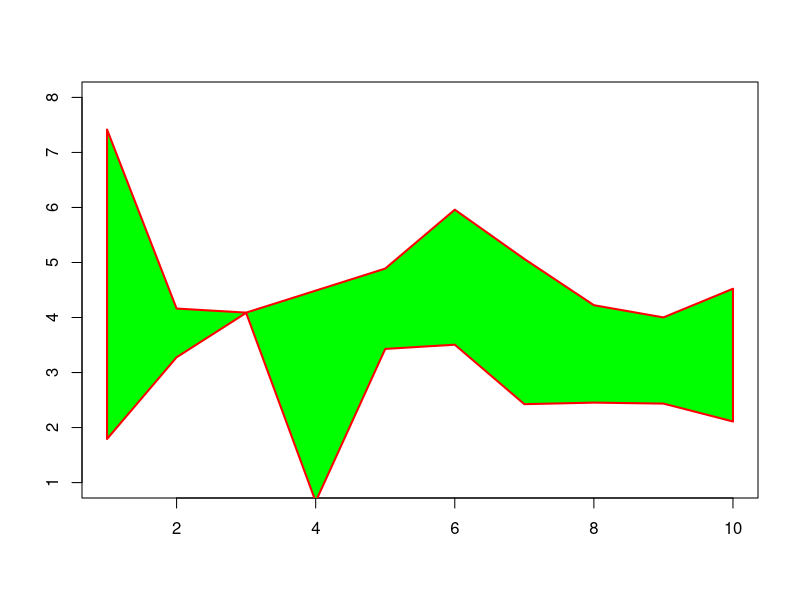
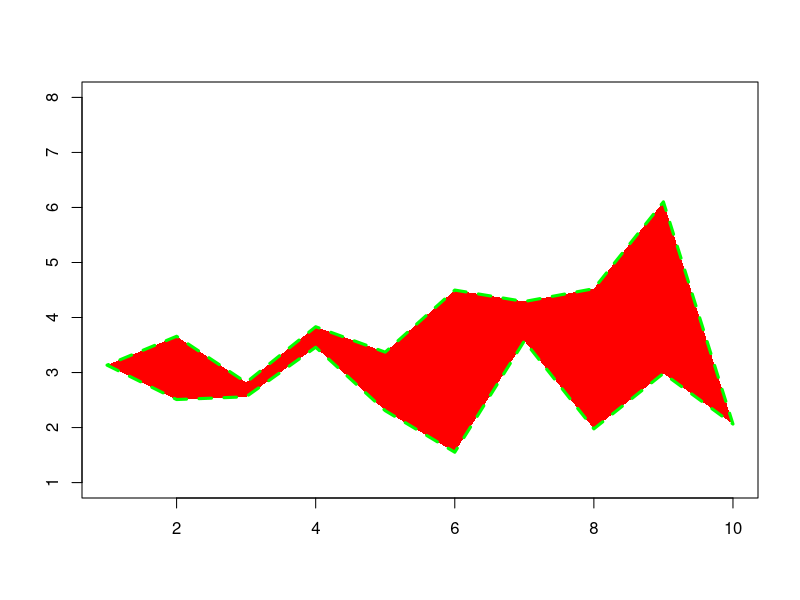
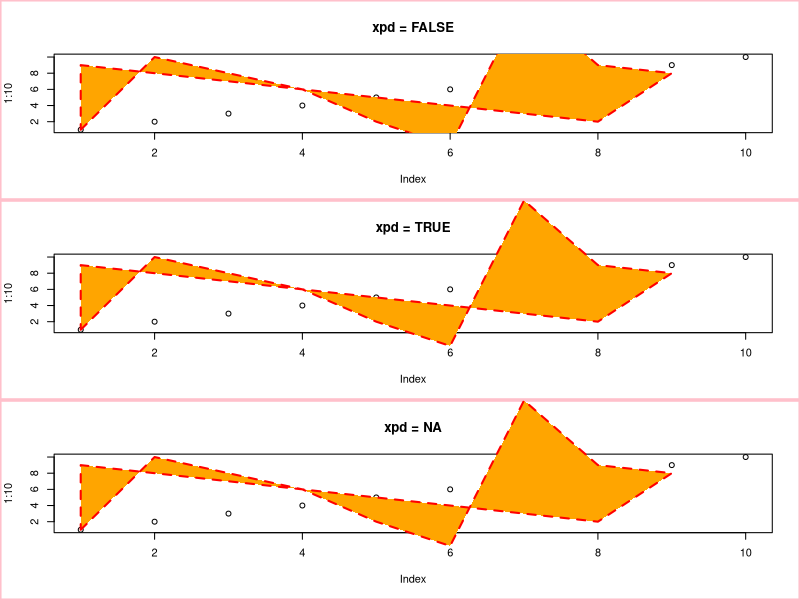
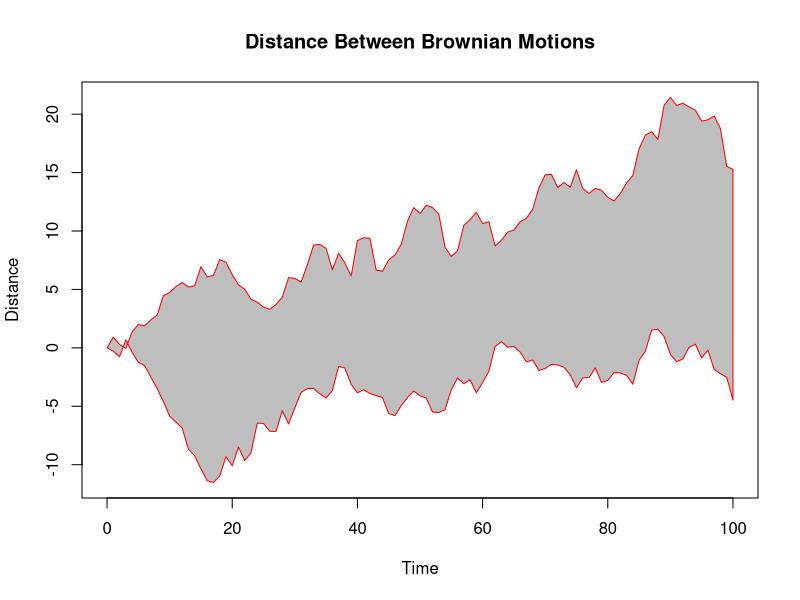
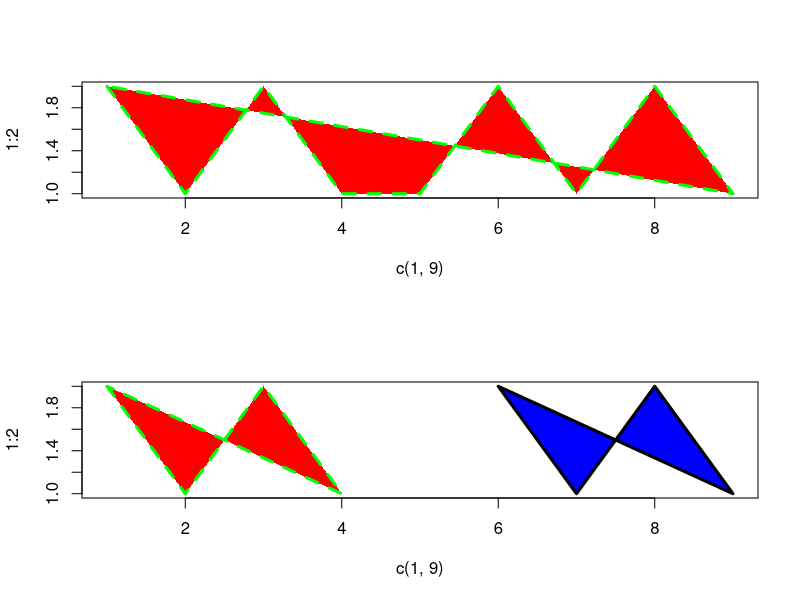
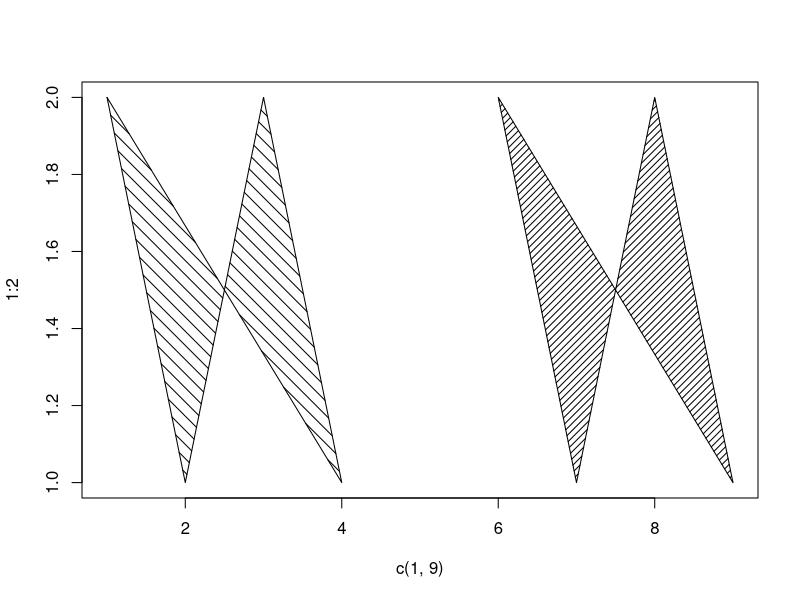

Write the R code that produced these figures, in order.
## ---- chunk 1
set.seed(1234)
x <- c(1:10, 10:1)
y <- c(rnorm(10, mean = 3), rnorm(10, mean = 5))
data.frame(x, y)
## ---- chunk 2
plot(1:10, 1:10, type = 'n', 
     ylim = c(1, 8),
     xlab = "", ylab = "")
polygon(x, y, lwd = 2, col = 'green', border = "red")
## ---- chunk 3
x <- c(1:10, 9:2)
y <- c(rnorm(10, mean = 3), rnorm(8, mean = 5))
plot(1:10, 1:10, type = 'n', 
     ylim = c(1, 8),
     xlab = "", ylab = "")
polygon(x, y, lwd = 3, 
        col = "red",
        border = "green",
        lty = "dashed")
## ---- chunk 4
x <- c(1:9, 8:1)
y <- c(1, 2*(5:3), 2, -1, 17, 9, 8, 2:9)
op <- par(mfcol = c(3, 1))
for(xpd in c(FALSE, TRUE, NA)) {
  plot(1:10, main = paste("xpd =", xpd))
  box("figure", col = "pink", lwd = 3)
  polygon(x, y, 
          xpd = xpd,
          lty = 2, lwd = 2, 
          col = "orange", border = "red")
}
par(op)
## ---- chunk 5
n <- 100
xx <- c(0:n, n:0)
yy <- c(c(0, cumsum(stats::rnorm(n))), 
        rev(c(0, cumsum(stats::rnorm(n)))))
plot(xx, yy, type = "n", xlab = "Time", ylab = "Distance")
polygon(xx, yy, col = "gray", border = "red")
title("Distance Between Brownian Motions")
## ---- chunk 6
op <- par(mfrow = c(2, 1))
plot(c(1, 9), 1:2, type = "n")
polygon(1:9, c(2, 1, 2, 1, 1, 2, 1, 2, 1), 
        col = c("red", "blue"),
        border = c("green", "black"),
        lwd = 3, lty = c("dashed", "solid"))
plot(c(1, 9), 1:2, type = "n")
polygon(1:9, c(2, 1, 2, 1, NA, 2, 1, 2, 1), 
        col = c("red", "blue"),
        border = c("green", "black"),
        lwd = 3, lty = c("dashed", "solid"))
par(op)
## ---- chunk 7
plot(c(1, 9), 1:2, type = "n")
polygon(1:9,
        c(2, 1, 2, 1, NA, 2, 1, 2, 1),
        density = c(10, 20),
        angle = c(-45, 45))
